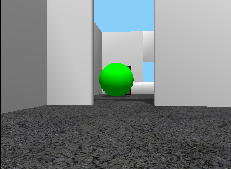
#> input picture extras/img.png, 231 x 169 px
$ python im_pre_process.py
#> lines starting #> are read from the running program, lines starting #| are printed output that depends on the picture; after the words box and inside, x2 and y2 are one past the last pixel; in counts of white or black regions, pixels touching at a corner belong together
#> further down, img is the input picture: shape (169, 231, 3); mean B, G, R 131.7, 133.3, 125.5
import cv2
import math
import numpy as np


GREEN_LOWER = (29, 86, 6)
GREEN_UPPER = (64, 255, 255)


def get_distance_to_center(img):
    hsv = cv2.cvtColor(img, cv2.COLOR_BGR2HSV)
#> hsv: shape (169, 231, 3); mean H, S, V 37.4, 16.1, 136.2
    mask = cv2.inRange(hsv, GREEN_LOWER, GREEN_UPPER)
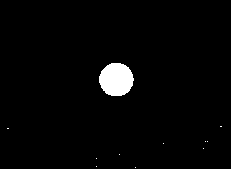
#> mask: shape (169, 231); 2.4% white; 11 white regions (10 under 20 px), largest, box (x1, y1, x2, y2) and area: (99, 63, 134, 96) 906

    mask = cv2.erode(mask, None, iterations=2)
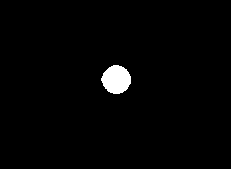
#> mask: shape (169, 231); 1.7% white; 1 white region, box (x1, y1, x2, y2) and area: (101, 65, 131, 94) 651
    mask = cv2.dilate(mask, None, iterations=2)
#> mask: shape (169, 231); 2.3% white; 1 white region

    contours = cv2.findContours(mask.copy(), cv2.RETR_EXTERNAL, cv2.CHAIN_APPROX_SIMPLE)[-2]
#> contours = 1 contour; box (x1, y1, x2, y2) and area: (99, 63, 133, 96) 854
    mask_center, img_center = 0., img.shape[1] / 2
#> mask_center = 0; img_center = 115.5

    if len(contours) > 0:
        c = max(contours, key=cv2.contourArea)
#> c = contour of 48 points, box (x1, y1, x2, y2) (99, 63, 133, 96), area 854
        ((x, y), radius) = cv2.minEnclosingCircle(c)
#> x = 115.9; y = 79.14; radius = 17.16

        if radius > 10.:
            M = cv2.moments(c)
#> M = moments, m00 854, centre m10/m00, m01/m00 = (115.9, 79.12)
            mask_center = M["m10"] / M["m00"]
#> mask_center = 115.9

            cv2.circle(img, (int(x), int(y)), int(radius), (0, 255, 255), 2)
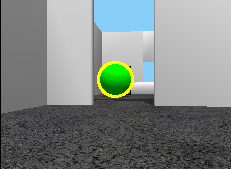
#> img: shape (169, 231, 3); 0.86% of pixels changed, all inside (x1, y1, x2, y2) = (97, 61, 134, 98)
            return int(math.fabs(mask_center - img_center))

    return -1


if __name__ == "__main__":
    img = cv2.imread("img.png")
    print(get_distance_to_center(img))
#| 0

    img = cv2.imread("photo.jpg")
#> (the run stopped early here; a loop or call above may not have finished)
